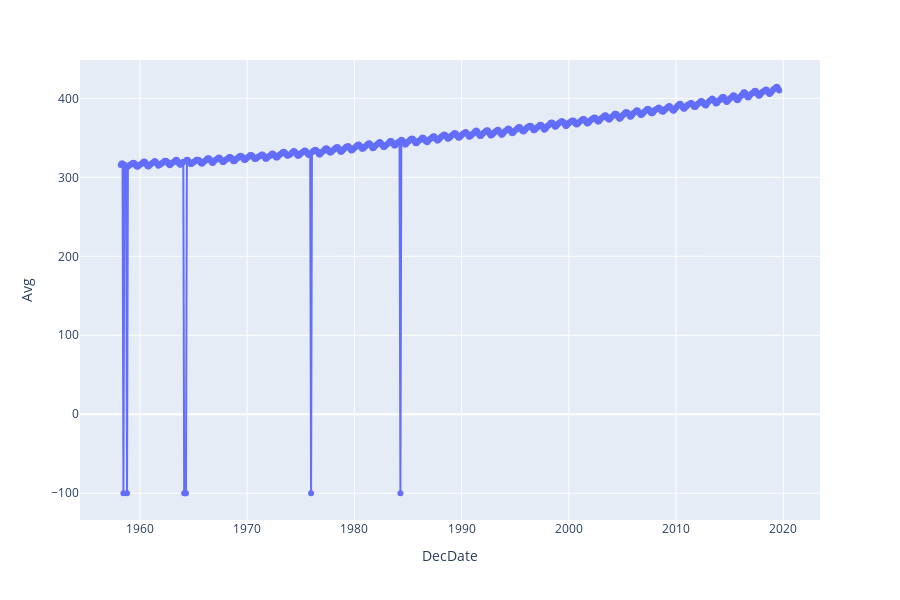

Write notebook code for a chart like this one.
### Markdown cell above
Scientific studies tend to have very clean data, right...? Let's jump right in and make a time series plot of CO2 monthly averages.

### Code cell
# sns.lineplot(x='DecDate', y='Avg', data=co2); # plotting with seaborn
px.line(co2, x='DecDate', y='Avg', 
        markers=True, height=600)

### Figure 1 — Plotly figure (JSON) as saved in the notebook; plotly's stock layout.template omitted (floating-point values rounded to 4 significant figures; data arrays with more than 128 entries replaced by an {"elided": "..."} marker saying what was removed)
{"data": [{"hovertemplate": "DecDate=%{x}<br>Avg=%{y}<extra></extra>", "legendgroup": "", "line": {"color": "#636efa", "dash": "solid"}, "marker": {"symbol": "circle"}, "mode": "markers+lines", "name": "", "orientation": "v", "showlegend": false, "type": "scatter", "x": {"elided": "738 float values"}, "xaxis": "x", "y": {"elided": "738 float values"}, "yaxis": "y"}], "layout": {"height": 600, "legend": {"tracegroupgap": 0}, "margin": {"t": 60}, "xaxis": {"anchor": "y", "domain": [0, 1], "title": {"text": "DecDate"}}, "yaxis": {"anchor": "x", "domain": [0, 1], "title": {"text": "Avg"}}}}
